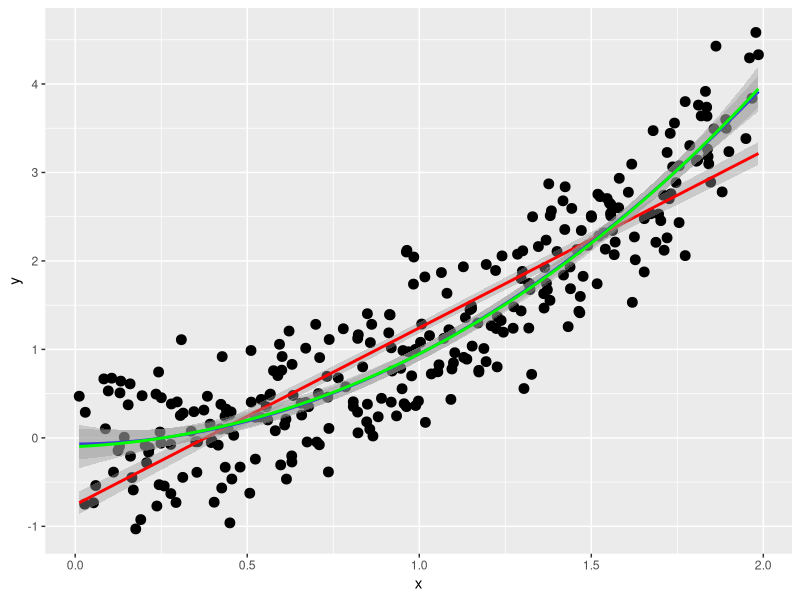

Source code (R):
## ---- chunk 1
library(ggplot2,quietly=TRUE, warn.conflicts = FALSE,verbose = FALSE)
library(dplyr,quietly=TRUE, warn.conflicts = FALSE,verbose = FALSE)
library(broom,quietly=TRUE, warn.conflicts = FALSE,verbose = FALSE)
library(xtable,quietly=TRUE, warn.conflicts = FALSE,verbose = FALSE)
## ---- chunk 2
x<-runif(300,min=0,max=2)       # Independent variables
eps <- rnorm(300,mean=0,sd=0.5) # Standadard Error
# Function
y <- x*x+0*x+0+eps # The default values for slope  and for independent term is 0
Data<-data.frame(y, x,x^2,x^3) # Data frame for ggplot and stats model
# Plot Code
p <-ggplot(Data,aes(x=x,y=y))+geom_point(size=3)
p<-p+geom_smooth(method= "lm",color="red")
p<-p+geom_smooth(method= "lm",formula = y ~ poly(x, 2),color="blue")
p<-p+geom_smooth(method= "lm",formula = y ~ poly(x, 3),color="green")
# Satistical models
modLin <- lm(y ~ x, Data) # Linear Model
modQuad <- lm(y ~ x+x.2, Data) # Quadartic Model
modCubic <- lm(y ~ x+x.2+x.3, Data) # Cubic Model
resume <- data.frame(rbind(glance(modLin),glance(modQuad),glance(modCubic)))%>%select(r.squared,AIC,BIC);rownames(resume)=c("Linear","Quadratic","Cubic ")
resumeLin<-tidy(modLin);resumeQuad<-tidy(modQuad);resumeCubic<-tidy(modCubic)
## ---- chunk 3
p
## ---- chunk 4
print(xtable(resume),type="html") 
print(xtable(resumeLin),type="html")
print(xtable(resumeQuad),type="html")
print(xtable(resumeCubic),type="html")
